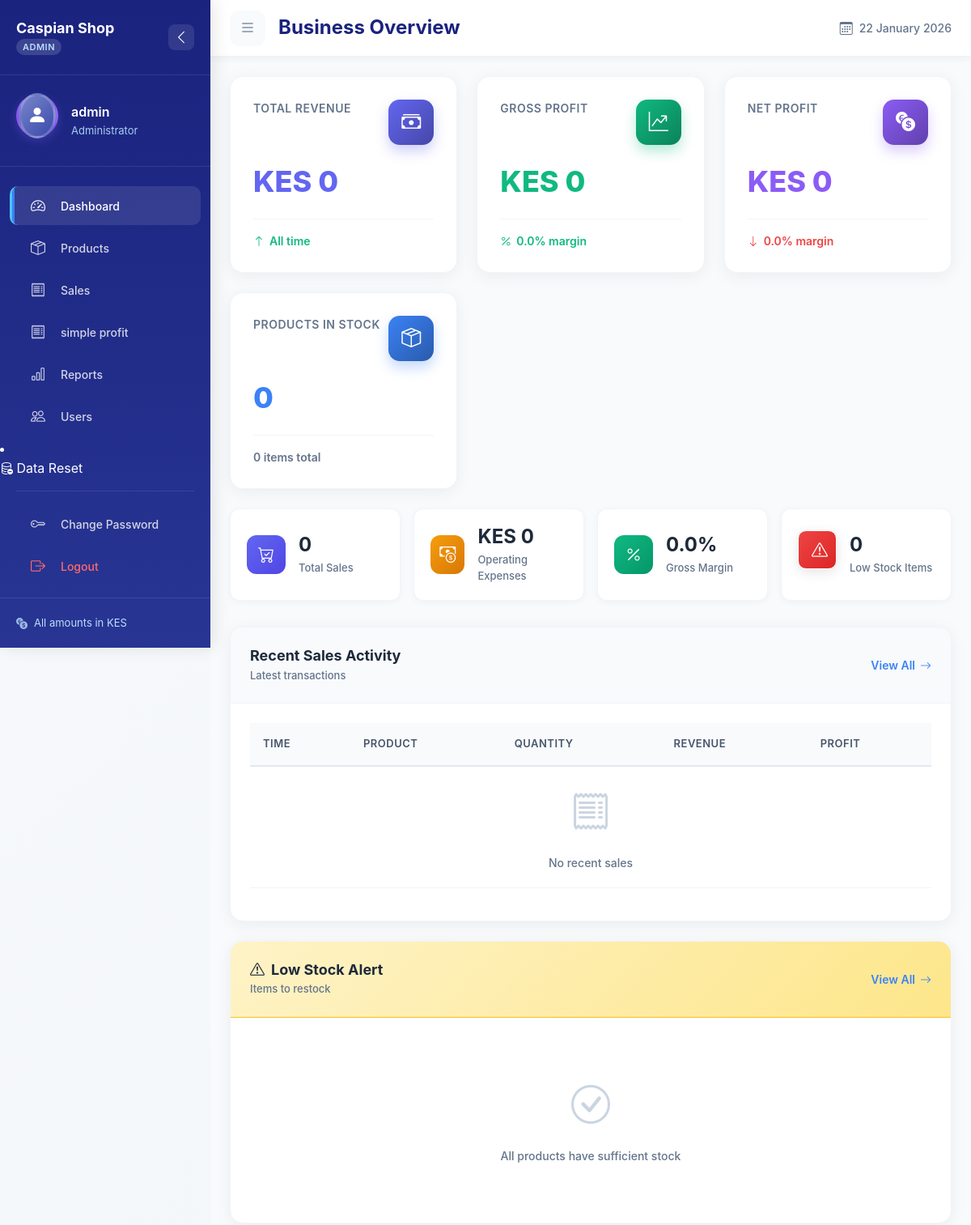
The app's page /admin/dashboard (signed in, upper part), older data.
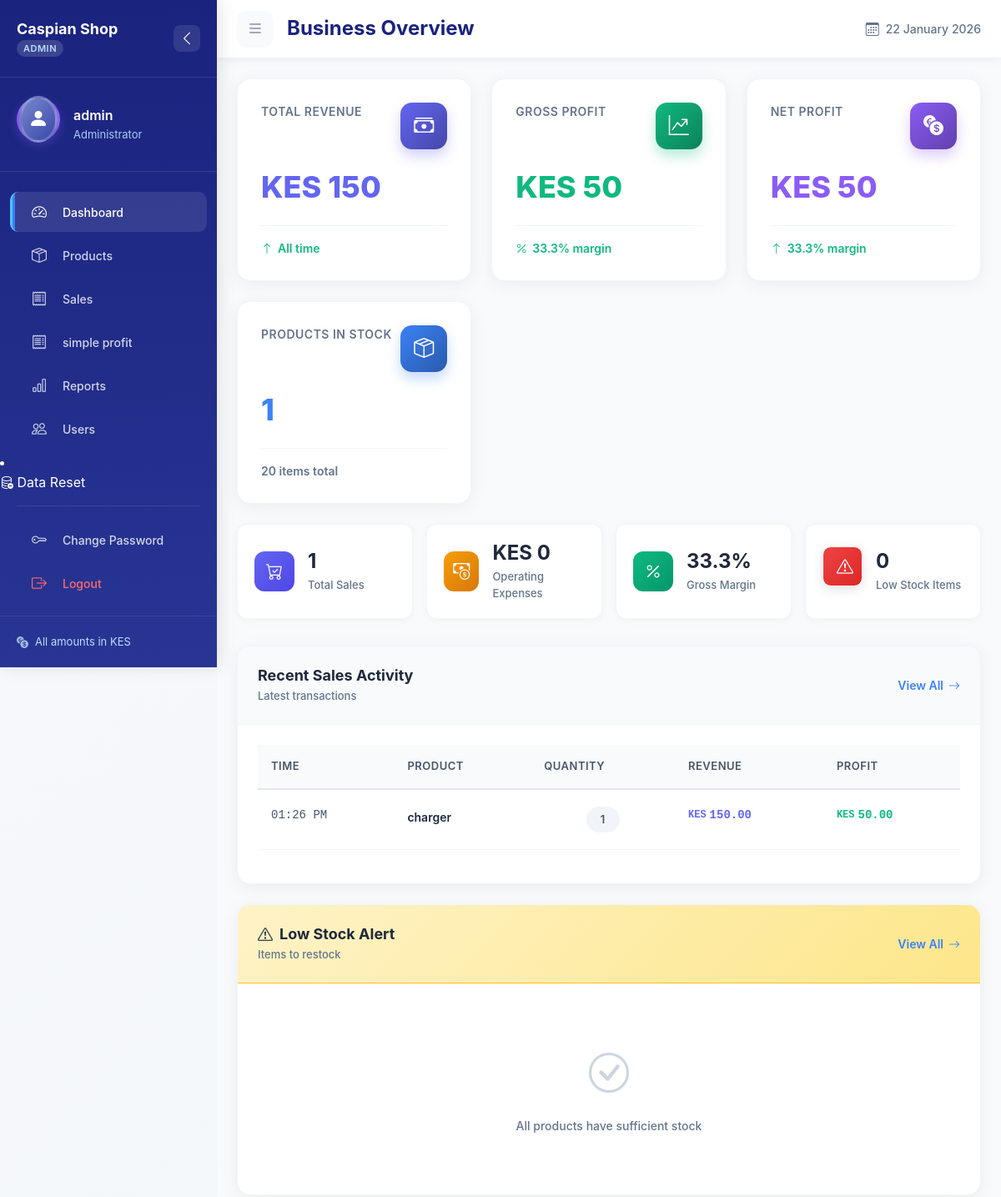
The same page, newer data.
### tables this page shows
CREATE TABLE sales (
                id INTEGER PRIMARY KEY AUTOINCREMENT,
                product_id INTEGER NOT NULL,
                quantity_sold INTEGER NOT NULL,
                total_price REAL NOT NULL,
                profit REAL NOT NULL,
                sale_date TIMESTAMP DEFAULT CURRENT_TIMESTAMP,
                FOREIGN KEY (product_id) REFERENCES products (id)
            );

CREATE TABLE products (
                id INTEGER PRIMARY KEY AUTOINCREMENT,
                name TEXT NOT NULL,
                buying_price REAL NOT NULL,
                selling_price REAL NOT NULL,
                quantity INTEGER NOT NULL,
                image_filename TEXT,
                created_at TIMESTAMP DEFAULT CURRENT_TIMESTAMP
            );

### app.py (the view)
@app.route('/admin/dashboard')
@login_required
def admin_dashboard():
    if not current_user.is_admin:
        return redirect(url_for('employee_dashboard'))
    try:
        summary = db.get_sales_summary() or {'total_sales': 0, 'total_revenue': 0, 'total_gross_profit': 0}
        low_stock = db.get_low_stock_products(threshold=10)
        best_selling = db.get_best_selling_products(limit=5)
        recent_sales_data = db.get_all_sales()[:10]
        today = date.today().isoformat()
        profit_data = db.get_profit_analysis(today, today)
        formatted_sales = []
        for sale in recent_sales_data:
            sale_dict = dict(sale) if not isinstance(sale, dict) else sale
            sale_dict['display_time'] = format_date_for_display(sale_dict.get('sale_date'))
            formatted_sales.append(sale_dict)
        products = db.get_all_products()
        total_products = len(products)
        total_items = sum(p.get('quantity', 0) for p in products)
        recent_expenses = db.get_all_expenses()[:5]
        return render_template('admin_dashboard.html',
                             summary=summary,
                             profit_data=profit_data,
                             low_stock=low_stock,
                             best_selling=best_selling,
                             recent_sales=formatted_sales,
                             recent_expenses=recent_expenses,
                             total_products=total_products,
                             total_items=total_items)
    except Exception as e:
        flash(f'Error loading dashboard: {str(e)}', 'error')
        return render_template('admin_dashboard.html',
                             summary={'total_sales': 0, 'total_revenue': 0, 'total_gross_profit': 0},
                             profit_data={},
                             low_stock=[],
                             best_selling=[],
                             recent_sales=[],
                             recent_expenses=[],
                             total_products=0,
                             total_items=0)

### app.py (called while the page is built)
def format_date_for_display(date_value):
    if not date_value:
        return 'N/A'
    if isinstance(date_value, datetime):
        return date_value.strftime('%I:%M %p')
    if isinstance(date_value, str):
        try:
            for fmt in ['%Y-%m-%d %H:%M:%S.%f', '%Y-%m-%d %H:%M:%S', '%Y-%m-%d']:
                try:
                    dt = datetime.strptime(date_value, fmt)
                    return dt.strftime('%I:%M %p')
                except ValueError:
                    continue
            if ' ' in date_value:
                return date_value.split(' ')[1][:5]
            return date_value[:5]
        except:
            return str(date_value)[:5]
    return str(date_value)[:5]

@login_manager.user_loader
def load_user(user_id):
    user_data = db.get_user_by_id(user_id)
    if user_data:
        return User(id=user_data['id'], username=user_data['username'], role=user_data['role'])
    return None

@app.context_processor
def inject_now():
    return {'now': datetime.now()}

@app.teardown_appcontext
def close_db_connection(exception=None):
    db.close_connection()

### models.py (called while the page is built)
    @property
    def is_admin(self):
        return self.role == 'admin'

### templates/admin_dashboard.html (shortened to what the changed rows need)
{% extends "admin_base.html" %}
{% block page_title %}Business Overview{% endblock %}
{% block admin_content %}
<div class="kpi-grid">
    <div class="kpi-card revenue">
        <div class="kpi-content">
            <div class="kpi-header">
                <span class="kpi-label">Total Revenue</span>
                <div class="kpi-icon">
                </div>
            </div>
            <h3 class="kpi-value">KES {{ "%.0f"|format(summary.total_revenue) }}</h3>
            <div class="kpi-trend">
                <span class="trend-positive">
                </span>
            </div>
        </div>
    </div>
    <div class="kpi-card profit">
        <div class="kpi-content">
            <div class="kpi-header">
                <span class="kpi-label">Gross Profit</span>
                <div class="kpi-icon">
                </div>
            </div>
            <h3 class="kpi-value">KES {{ "%.0f"|format(summary.total_gross_profit) }}</h3>
            <div class="kpi-trend">
                <span class="trend-positive">
                    <i class="bi bi-percent"></i> {{ "%.1f"|format(profit_data.gross_profit_margin) }}% margin
                </span>
            </div>
        </div>
    </div>
    <div class="kpi-card net-profit">
        <div class="kpi-content">
            <div class="kpi-header">
                <span class="kpi-label">Net Profit</span>
                <div class="kpi-icon">
                </div>
            </div>
            <h3 class="kpi-value">KES {{ "%.0f"|format(profit_data.net_profit) }}</h3>
            <div class="kpi-trend">
                <span class="trend-{% if profit_data.net_profit > 0 %}positive{% else %}warning{% endif %}">
                    <i class="bi bi-{% if profit_data.net_profit > 0 %}arrow-up{% else %}arrow-down{% endif %}"></i>
                    {{ "%.1f"|format(profit_data.net_profit_margin) }}% margin
                </span>
            </div>
        </div>
    </div>
    <div class="kpi-card inventory">
        <div class="kpi-content">
            <div class="kpi-header">
                <span class="kpi-label">Products in Stock</span>
                <div class="kpi-icon">
                </div>
            </div>
            <h3 class="kpi-value">{{ total_products }}</h3>
            <div class="kpi-trend">
                <span class="trend-neutral">{{ total_items }} items total</span>
            </div>
        </div>
    </div>
</div>
<div class="quick-stats-row">
    <div class="stat-card">
        <div class="stat-info">
            <h4>{{ summary.total_sales }}</h4>
            <p>Total Sales</p>
        </div>
    </div>
    <div class="stat-card">
        <div class="stat-info">
            <h4>{{ "%.1f"|format(profit_data.gross_profit_margin) }}%</h4>
            <p>Gross Margin</p>
        </div>
    </div>
</div>
<div class="dashboard-main-content">
    <div class="dashboard-card">
        <div class="card-body">
            <div class="data-table">
                <table class="table">
                    <thead>
                        <tr>
                            <th>Time</th>
                            <th>Product</th>
                            <th>Quantity</th>
                            <th>Revenue</th>
                            <th>Profit</th>
                        </tr>
                    </thead>
                    <tbody>
                        {% for sale in recent_sales %}
                        <tr>
                            <td>
                                <div class="time-cell">
                                    {{ sale.display_time if sale.display_time else 'N/A' }}
                                </div>
                            </td>
                            <td>
                                <div class="product-cell">
                                    <span class="product-name">{{ sale.product_name }}</span>
                                </div>
                            </td>
                            <td>
                                <div class="quantity-cell">
                                    <span class="quantity-value">{{ sale.quantity_sold }}</span>
                                </div>
                            </td>
                            <td>
                                <div class="revenue-cell">
                                    <span class="currency">KES</span>
                                    <span class="amount">{{ "%.2f"|format(sale.total_price) }}</span>
                                </div>
                            </td>
                            <td>
                                <div class="profit-cell">
                                    <span class="currency">KES</span>
                                    <span class="amount">{{ "%.2f"|format(sale.profit) }}</span>
                                </div>
                            </td>
                        </tr>
                        {% else %}
                        <tr>
                            <td colspan="5" class="empty-state">
                                <div class="empty-content">
                                    <i class="bi bi-receipt"></i>
                                    <p>No recent sales</p>
                                </div>
                            </td>
                        </tr>
                        {% endfor %}
                    </tbody>
                </table>
            </div>
        </div>
    </div>
</div>
{% endblock %}

Row changes from the older to the newer data that the page shows:
added sales: display_time "01:26 PM", product_name "charger", quantity_sold "1", total_price "150.00", profit "50.00"
Text that changed along with them:
{{ "%.0f"|format(summary.total_revenue) }}: "0" → "150"
{{ "%.0f"|format(summary.total_gross_profit) }}: "0" → "50"
{{ "%.1f"|format(profit_data.gross_profit_margin) }}: "0.0" → "33.3"
{{ "%.0f"|format(profit_data.net_profit) }}: "0" → "50"
{{ "%.1f"|format(profit_data.net_profit_margin) }}: "0.0" → "33.3"
{{ total_products }}: "0" → "1"
{{ total_items }}: "0" → "20"
{{ summary.total_sales }}: "0" → "1"
text no longer shown: "No recent sales"
